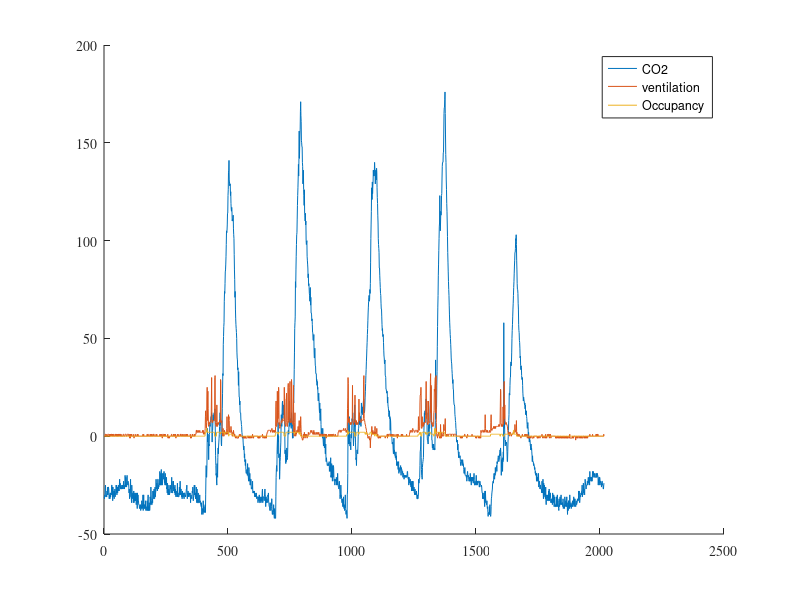

Here is the MATLAB script that generated this plot: (Note: this script raises an error after producing the figure.)
format compact

%% Loading and preview
co2 = textread('./datasets_training/training-CO2.txt','%f','headerlines',0);
vnt = textread('./datasets_training/training-ventilation.txt','%f','headerlines',0);
occ = textread('./datasets_training/training-occupancy.txt','%f','headerlines',0);

figure(1); clf; hold on; set(gca,'FontName','Times')
plot(co2); plot(vnt); plot(occ);
legend('CO2','ventilation','Occupancy')


%% Laying out the ML problem

% Input & ouput of the system' arx model
u = [co2(1:end-1)'; vnt(1:end-1)'; occ(1:end-1)'];
y =  co2(2:end)';

% Theta = [a, bu, bo, s2];
theta_0_guess = [1, 0, 1, 1];

% Apply constrained minimization of the negative loglikelihood of the error
flh = @(x) loglikelihood(x,y,u);            % function handle for syntax

[theta, fval] = fmincon(flh, theta_0_guess,...
                        [],[],[],[],...
                        [0,-inf,0,0],...    % lower bounds
                        [1,0,inf,inf]);     % upper bounds

a = theta(1);
bu = theta(2);
bo = theta(3);
s2 = theta(4);
  

%% Validating the result...
           
% % Do i overfit on training dataset? i should
% % Predict and post-treat prediction
% occ_pred = (co2(2:end) - a*co2(1:end-1) - bu*vnt(1:end-1))/bo;
% 
% % Round + Relu + smoothing
% occ_pred = round_relu_bartlett_smoothing(occ_pred, 10);
% 
% % Allow changes only on door opening
% % occ_pred = allow_changes_on_diff(occ_pred, occ);
% 
% figure(2); clf; hold on
% plot(occ)
% stem(occ_pred)
% legend('measured occ','predicted occ')
% sgtitle('This for experimental data')

% Validate on test data
co2 = textread('./datasets_testing/testing-CO2.txt','%f','headerlines',0);
vnt = textread('./datasets_testing/testing-ventilation.txt','%f','headerlines',0);
occ = textread('./datasets_testing/testing-occupancy.txt','%f','headerlines',0);

% Compute the prediction based on the model and data
occ_pred = (co2(2:end) - a*co2(1:end-1) - bu*vnt(1:end-1))/bo;

% Bartlett smoothing
occ_pred = round_relu_bartlett_smoothing(occ_pred, 10)


figure(3); clf; set(gca,'FontName','Times')
sgtitle('Model performance on testing data', 'FontName', 'Times')
%
subplot(2,1,1); hold on;  set(gca,'FontName','Times')
h = area(occ); h.FaceColor = [.7 .7 .7];
plot(occ_pred,  'LineWidth', 1, 'color', [0 0 1])
legend('Measured occupancy','Predicted occupancy')
ylabel('Occupancy'); xlabel('Time')
%
subplot(2,1,2); hold on;  set(gca,'FontName','Times')
area((occ - occ_pred(1:length(occ))))
legend('Prediction error')
ylabel('Occupancy error'); xlabel('Time')


%%
function [loglikelihood] = loglikelihood(x,y,u)
    %%% This is a modification of Robert Hedman's built function to
    %%% compute a prediction error then its loglikelihood from an
    %%% arbitrary vector input theta.

    % theta = [a, bu, bo, e_variance];
    N = numel(y);
    yhat = x(1)*u(1,:) + x(2)*u(2,:) + x(3)*u(3,:);
    e = y - yhat;
    
    loglikelihood = N/2*log(2*pi) + N/2*log(x(4)) + (2*x(4))^-1 * sum((e-mean(e)).^2); 
end

function signal = round_relu_bartlett_smoothing(signal, width)
    signal = round(max(conv(bartlett(width),signal)/sum(bartlett(width)),0))
end

function signal_out = allow_changes_on_diff(signal_in, pattern)
    pattern_deriv = diff(pattern);
    signal_deriv = diff(signal_in);
    
    changes_allowed = 0
    signal_out = 0 .* signal_in;
    signal_out = signal_in(1);
    
    for i = 2:length(pattern_deriv)-1
        if pattern_deriv(i) ~= 0
            changes_allowed = 1;
        end
        if changes_allowed == 1 & signal_deriv(i)~=0 
            signal_out(i) = signal_in(i);
            changes_alowed = 0;
        else
            signal_out(i) = signal_out(i-1);
        end
    end
end